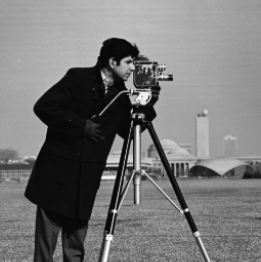
%> input picture AIMV/3/cameraman.tif, 261 x 262 px
$ octave transform.m   (GNU Octave 9; MATLAB toolbox functions it lacks are replaced by stand-ins)
%> lines starting %> are read from the running program, lines starting %| are printed output that depends on the picture
clc;
clear all;
close all;

% Read the original image
I = imread('cameraman.tif');
%> I is the input picture: size 262x261x3 uint8; min 7, max 250, mean 118.6

% -------------------- IMAGE RESIZING --------------------

% Reduce the image size to 50% using bilinear interpolation
I_reduced = imresize(I, 0.5, 'bilinear');
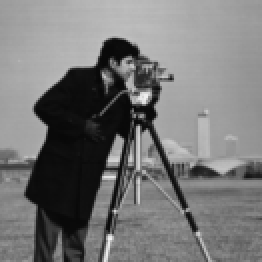
%> I_reduced: size 131x131x3 uint8 (shown 2 times larger); min 8, max 242, mean 118.6

% Enlarge the image to twice its original size
I_enlarged = imresize(I, 2);

% Display the original image
figure(1);
imshow(I);
title('Original Image');

% Display the reduced image
figure(2);
imshow(I_reduced);
title('Reduced Image');

% Display the enlarged image
figure(3);
imshow(I_enlarged);
title('Enlarged Image');

% -------------------- IMAGE ROTATION --------------------

% Rotate the image by 45 degrees and crop to the original size
I_rot1 = imrotate(I, 45, 'crop');
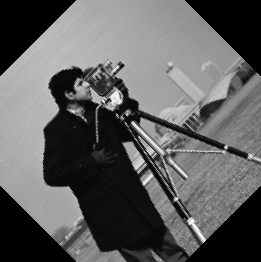
%> I_rot1: size 262x261x3 uint8; min 0, max 250, mean 95.3

% Rotate the image by 45 degrees and expand the output dimensions
I_rot2 = imrotate(I, 45, 'loose');
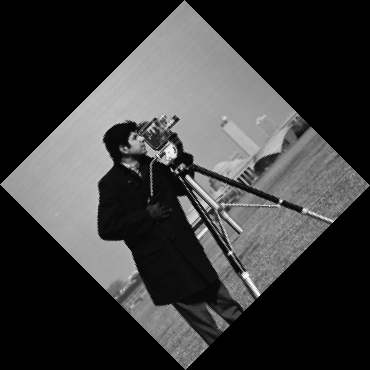
%> I_rot2: size 370x370x3 uint8; min 0, max 250, mean 59.3

% Display the cropped rotated image
figure(4);
imshow(I_rot1);
title('Rotation by 45 Degrees - Cropped');

% Display the expanded rotated image
figure(5);
imshow(I_rot2);
title('Rotation by 45 Degrees - Loose');

% -------------------- TRANSLATION WITH WRAPPING --------------------

% Set the horizontal and vertical shift values
x0 = 50;
y0 = 50;

% Shift the image by 50 pixels in both dimensions with wrapping
%> (the run ends here)
